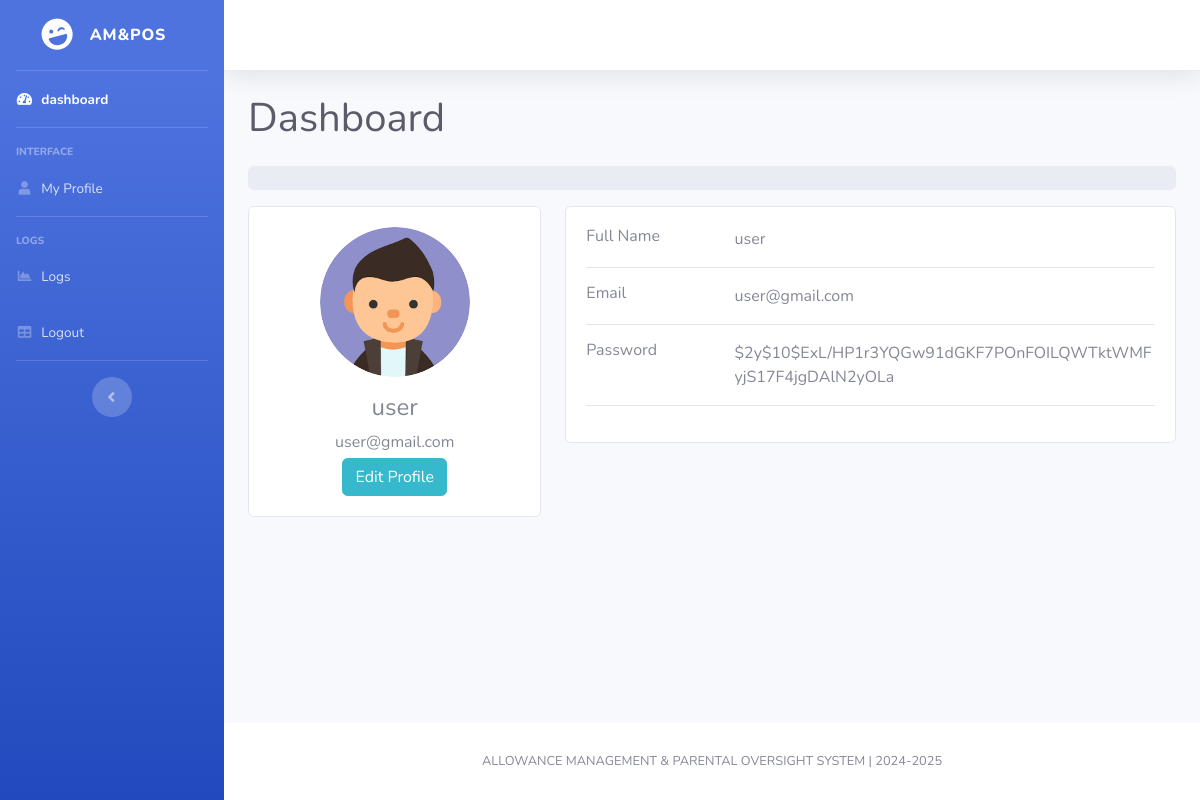
The page /user/profile.php (signed in) on the database its author committed.
### tables this page shows
CREATE TABLE `user_accounts` (
  `id` int(11) NOT NULL,
  `image` varchar(255) NOT NULL,
  `name` varchar(80) NOT NULL,
  `email` varchar(100) NOT NULL,
  `password` varchar(100) NOT NULL,
  `user_type` varchar(50) NOT NULL,
  `date_registered` datetime NOT NULL DEFAULT current_timestamp()
);

### user/profile.php (the view, shortened to what this page needs)
<?php
    include("../components/user-header.php");
    $select_user = $connForAccounts->prepare("SELECT * FROM `user_accounts` WHERE id = ? LIMIT 1");
    $select_user->execute([$user_id]);
    $user = $select_user->fetch(PDO::FETCH_ASSOC);
?>
<div id="content">
    <?php include("../components/topbar.php"); ?>
    <div class="container-fluid">
        <div class="d-sm-flex align-items-center justify-content-between mb-4">
            <h1 class="mb-0 text-gray-800">Dashboard</h1>
        </div>
        <div class="main-body">
    <nav aria-label="breadcrumb" class="main-breadcrumb">
      <ol class="breadcrumb">
      </ol>
    </nav>
    <div class="row gutters-sm">
        <div class="col-md-4 mb-3">
            <div class="card">
                <div class="card-body">
                    <div class="d-flex flex-column align-items-center text-center">
                        <img src="<?php echo "../image/profile/" . $user['image']; ?>" alt="profile" class="rounded-circle" width="150">
                        <div class="mt-3">
                            <h4><?php echo ($user['name']); ?></h4>
                            <p class="text-secondary mb-1"><?php echo ($user['email']); ?></p>
                            <button type="button" class="btn btn-info" data-toggle="modal" data-target="#profileModal">
                                Edit Profile
                            </button>
                        </div>
                    </div>
                </div>
            </div>
        </div>
        <div class="col-md-8">
            <div class="card mb-3">
                <div class="card-body">
                    <div class="row">
                        <div class="col-sm-3">
                            <h6 class="mb-0">Full Name</h6>
                        </div>
                        <div class="col-sm-9 text-secondary">
                            <?php echo ($user['name']); ?>
                        </div>
                    </div>
                    <hr>
                    <div class="row">
                        <div class="col-sm-3">
                            <h6 class="mb-0">Email</h6>
                        </div>
                        <div class="col-sm-9 text-secondary">
                            <?php echo ($user['email']); ?>
                        </div>
                    </div>
                    <hr>
                    <div class="row">
                        <div class="col-sm-3">
                            <h6 class="mb-0">Password</h6>
                        </div>
                        <div class="col-sm-9 text-secondary">
                            <?php echo ($user['password']); ?>
                        </div>
                    </div>
                    <hr>
                </div>
            </div>
        </div>
    </div>
</div>
    </div>
</div>
<?php include("../components/footer.php"); ?>
</div>
</div>
</body>
</html>

### rows shown on the page
user_accounts: image (picture), name "user", email "user@gmail.com", password "$2y$10$ExL/HP1r3YQGw91dGKF7POnFOILQWTktWMFyjS17F4jgDAlN2yOLa"
